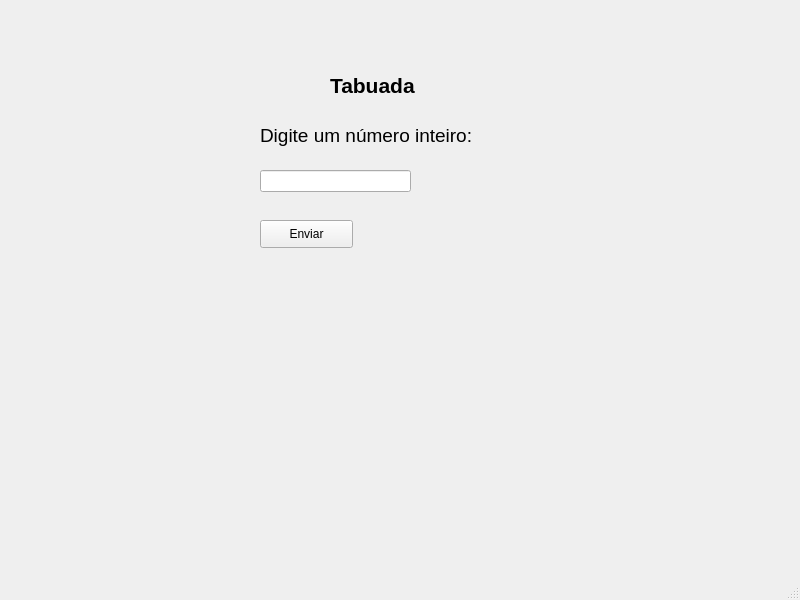
<?xml version="1.0" encoding="UTF-8"?>
<ui version="4.0">
 <class>MainWindow</class>
 <widget class="QMainWindow" name="MainWindow">
  <property name="geometry">
   <rect>
    <x>0</x>
    <y>0</y>
    <width>800</width>
    <height>600</height>
   </rect>
  </property>
  <property name="windowTitle">
   <string>MainWindow</string>
  </property>
  <widget class="QWidget" name="centralwidget">
   <widget class="QLabel" name="label_titulo">
    <property name="geometry">
     <rect>
      <x>330</x>
      <y>60</y>
      <width>131</width>
      <height>51</height>
     </rect>
    </property>
    <property name="font">
     <font>
      <pointsize>16</pointsize>
      <weight>75</weight>
      <bold>true</bold>
     </font>
    </property>
    <property name="text">
     <string>Tabuada</string>
    </property>
   </widget>
   <widget class="QLineEdit" name="lineEdit_input">
    <property name="geometry">
     <rect>
      <x>260</x>
      <y>170</y>
      <width>151</width>
      <height>22</height>
     </rect>
    </property>
   </widget>
   <widget class="QLabel" name="label_digite">
    <property name="geometry">
     <rect>
      <x>260</x>
      <y>120</y>
      <width>261</width>
      <height>31</height>
     </rect>
    </property>
    <property name="font">
     <font>
      <pointsize>14</pointsize>
     </font>
    </property>
    <property name="text">
     <string>Digite um número inteiro:</string>
    </property>
   </widget>
   <widget class="QPushButton" name="pushButton_enviar">
    <property name="geometry">
     <rect>
      <x>260</x>
      <y>220</y>
      <width>93</width>
      <height>28</height>
     </rect>
    </property>
    <property name="text">
     <string>Enviar</string>
    </property>
   </widget>
   <widget class="QLabel" name="label_print">
    <property name="geometry">
     <rect>
      <x>250</x>
      <y>280</y>
      <width>381</width>
      <height>221</height>
     </rect>
    </property>
    <property name="text">
     <string/>
    </property>
   </widget>
  </widget>
  <widget class="QMenuBar" name="menubar">
   <property name="geometry">
    <rect>
     <x>0</x>
     <y>0</y>
     <width>800</width>
     <height>26</height>
    </rect>
   </property>
  </widget>
  <widget class="QStatusBar" name="statusbar"/>
 </widget>
 <resources/>
 <connections/>
</ui>
